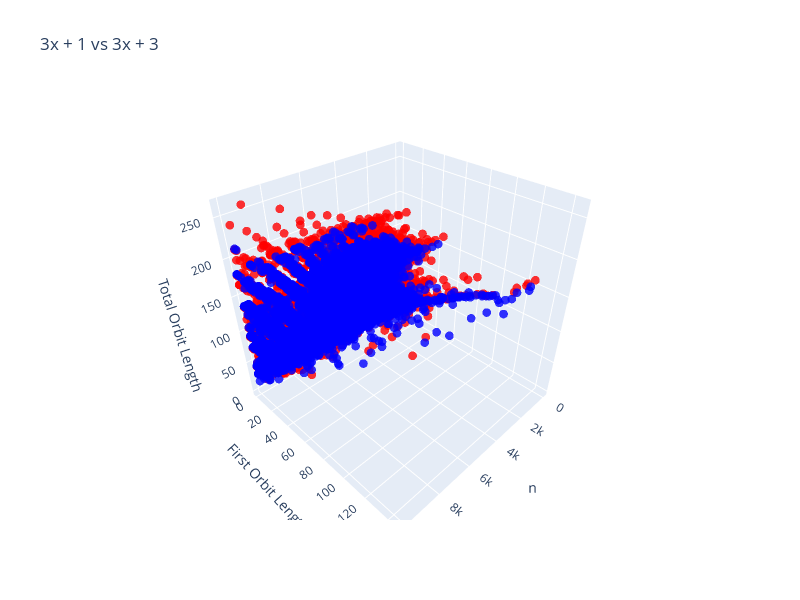

Write notebook code for a chart like this one.
### Code cell
plus_1_option = cc.create_collatz_3x_plus_1_options();
plus_2_option = cc.create_collatz_3x_plus_3_options();
graphing.graph_options(10000, [plus_1_option, plus_2_option], ['red', 'blue'], '3x + 1 vs 3x + 3')

### Figure 1 — Plotly figure (JSON) as saved in the notebook; plotly's stock layout.template omitted (floating-point values rounded to 4 significant figures; data arrays with more than 128 entries replaced by an {"elided": "..."} marker saying what was removed)
{"data": [{"hoverinfo": "text", "marker": {"color": {"elided": "19996 str values"}, "opacity": 0.8, "size": 3}, "mode": "markers", "text": {"elided": "19996 str values"}, "type": "scatter3d", "x": {"elided": "19996 int values"}, "y": {"elided": "19996 int values"}, "z": {"elided": "19996 int values"}}], "layout": {"height": 600, "scene": {"xaxis": {"title": {"text": "n"}}, "yaxis": {"title": {"text": "First Orbit Length"}}, "zaxis": {"title": {"text": "Total Orbit Length"}}}, "title": {"text": "3x + 1 vs 3x + 3"}, "width": 800}}
